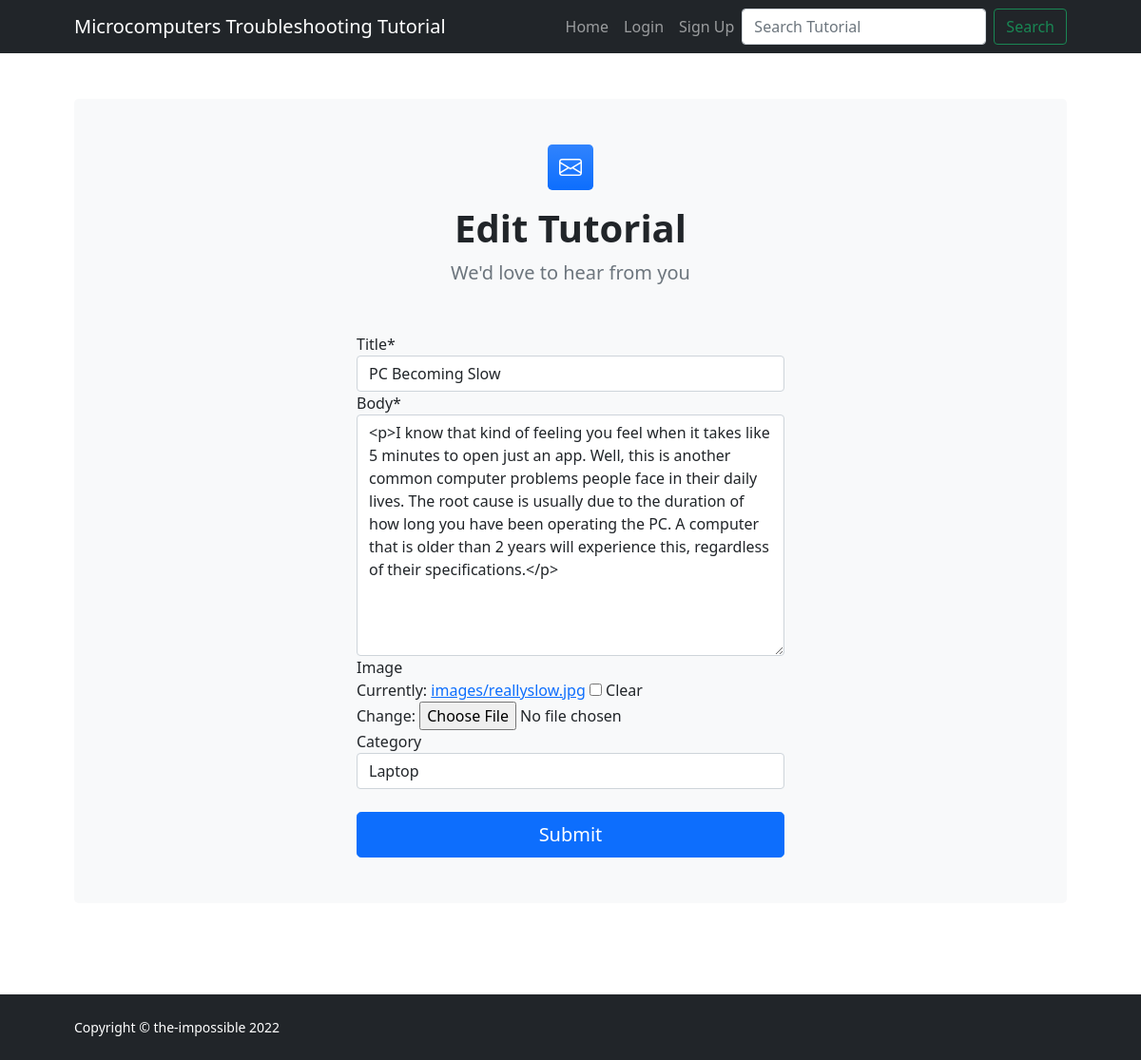
Page /update_post/pc-becoming-slow on the earlier database version.
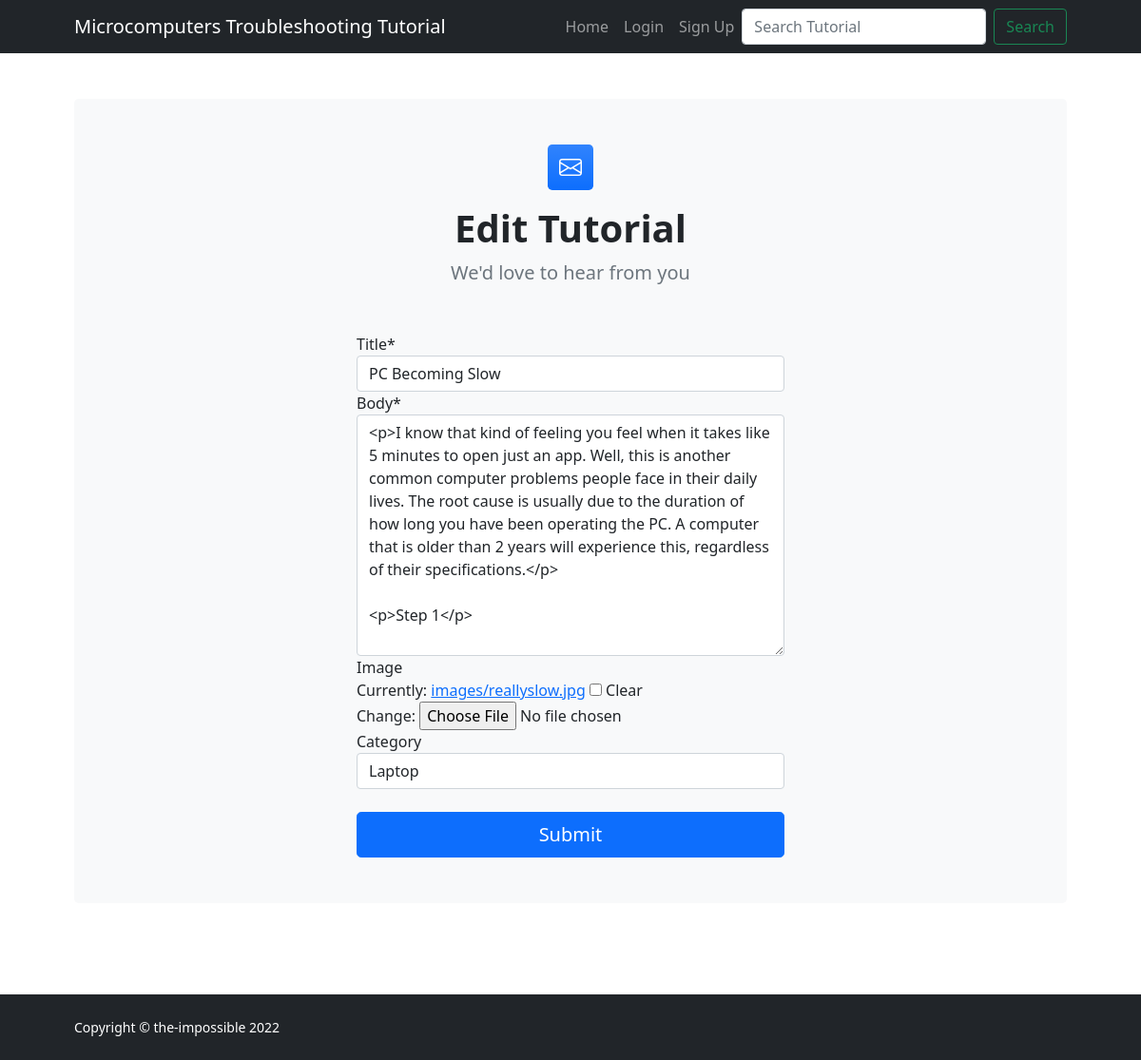
Same page on the later database version.
### CST_cms/models.py (models this page shows, shortened)
class Post(models.Model):
    title = models.CharField(max_length=500)
    body = RichTextField()
    post_id = models.UUIDField(default=uuid.uuid4, primary_key=True, unique=True, editable=False)
    slug = models.SlugField(unique=True)
    image = models.ImageField(upload_to='images', blank=True, null=True)
    created = models.DateTimeField(auto_now_add=True)
    modified = models.DateTimeField(auto_now=True)
    category = models.ForeignKey('Category', on_delete=models.SET_NULL, blank=True, null=True)
    user = models.ForeignKey(UserProfile, on_delete=models.SET_NULL, blank=True, null=True)
    approval = models.BooleanField(default=False)

class Category(models.Model):
    title = models.CharField(max_length=100)
    category_id = models.UUIDField(default=uuid.uuid4, primary_key=True, unique=True, editable=False)
    slug = models.SlugField()
    def __str__(self):
        return self.title

### CST_cms/views.py (the view, shortened to what this page needs)
# urls.py: path('update_post/<slug>', UpdatePostView.as_view(), name='update_post'),
class UpdatePostView(SuccessMessageMixin, UpdateView):
    model = Post
    success_message = "Post has been updated successfully!"
    fields = [
        "title",
        "body",
        "image",
        "category",
    ]
    template_name = "cst/create_post.html"
    def get_context_data(self, **kwargs):
        context = super(UpdatePostView, self).get_context_data(**kwargs)
        context['type'] = 'Edit'
        return context

### Templates/cst/create_post.html (shortened to what this page needs)
{% extends "base.html" %}
{% load static %}
{% load crispy_forms_tags %}
{% block head %}
    {% include "partials/head.html" %}
{% endblock %}
{% block content %}
<body class="d-flex flex-column">
{% block body %}
<main class="flex-shrink-0">
    {% include "partials/nav.html" %}
    <section class="py-5">
        <div class="container px-5">
            <div class="bg-light rounded-3 py-5 px-4 px-md-5 mb-5">
                <div class="text-center mb-5">
                    <div class="feature bg-primary bg-gradient text-white rounded-3 mb-3"><i class="bi bi-envelope"></i></div>
                    <h1 class="fw-bolder">
                        {% if type %}
                            {{ type }}
                        {% else %}
                            Create
                        {% endif %}
                         Tutorial</h1>
                    <p class="lead fw-normal text-muted mb-0">We'd love to hear from you</p>
                </div>
                <div class="row gx-5 justify-content-center">
                    <div class="col-lg-8 col-xl-6">
                        <form method="post" enctype="multipart/form-data">
                            {{ form|crispy }}
                            <div class="d-grid mt-4">
                                <button class="btn btn-primary btn-lg" id="submitButton" type="submit">Submit</button>
                            </div>
                        </form>
                    </div>
                </div>
            </div>
        </div>
    </section>
</main>
{% endblock %}
{% include "partials/footer.html" %}
</body>
{% endblock %}

Differences in the rows shown:
changed Post "PC Becoming Slow": body "…regardless of their specifications.</p>" → "…regardless of their specifications.</p> <p>Step 1</p>"
